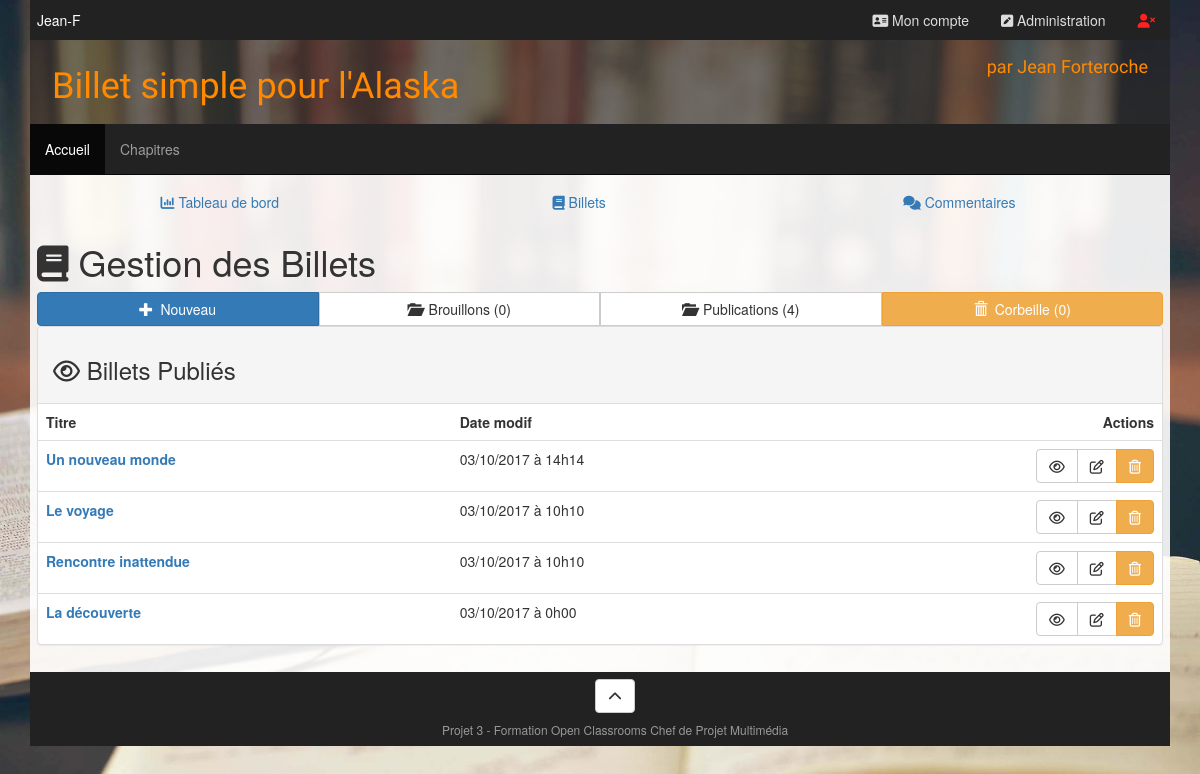
Screenshot of /?module=billets&page=dossier&dossier=publication (signed in) with the database file from the repository.
### tables this page shows
CREATE TABLE `ocp3_Billets` (
  `id` int(11) NOT NULL,
  `titre` varchar(255) NOT NULL,
  `contenu` text,
  `extrait` text,
  `auteur_id` int(11) NOT NULL,
  `date_publie` datetime NOT NULL,
  `date_modif` datetime DEFAULT NULL,
  `image_id` int(11) DEFAULT NULL,
  `statut` varchar(255) NOT NULL
);

### index.php (called while the page is built, shortened)
<?php
$request = new Request($_SESSION, $_GET, $_POST, $_FILES);
$response = $request->runController();
$response->runResponseAction();
?>

### modules/billets/classes/billetmgr.class.php (called while the page is built, shortened)
<?php
class BilletMgr {
	private static $_map;
	public function __construct() {
		self::set_map();
		self::set_last_billets_id();
	}
	public static function getNbBrouillon()		{ return self::countNbBilletWithStatut('Brouillon'); 	}
	public static function getNbPublication()	{ return self::countNbBilletWithStatut('Publication');	}
	public static function getNbCorbeille()		{ return self::countNbBilletWithStatut('Corbeille'); 	}
	private static function set_map()							{ return self::setteur_map(); 					}
	private static function set_last_billets_id($id = null)		{ return self::setteur_last_billets_id($id); 	}
	private static function setteur_map()
	{
		if (!isset(self::$_map))
		{
			$sql = 'SELECT COLUMN_NAME, DATA_TYPE, CHARACTER_MAXIMUM_LENGTH
					FROM INFORMATION_SCHEMA.COLUMNS
					WHERE TABLE_NAME = "' . self::TABLE_BILLETS . '" AND TABLE_SCHEMA = "' . self::DB_NAME . '"
					ORDER BY ORDINAL_POSITION';
			$req = SQLmgr::prepare($sql);
			if($req->execute() !== FALSE) {
				while($mapping = $req->fetch())
				{
					self::$_map[$mapping["COLUMN_NAME"]] = $mapping["DATA_TYPE"] . ',' . $mapping['CHARACTER_MAXIMUM_LENGTH'];
				}
			}
		}
		return self::$_map;
	}
	private static function setteur_last_billets_id($id = null)
	{
		if (is_null($id))
		{
			$sql = 'SELECT MAX(id) FROM ' . self::TABLE_BILLETS;
			$req = SQLmgr::prepare($sql);
			$req->execute();
			$id = $req->fetch(PDO::FETCH_ASSOC);
			$id = (int) $id['MAX(id)'];
		}
	}
	public function select_multi(array $where = null, array $limit = null, array $orderby = null)
	{
		$sql_where = '';
		if (!is_null($where))
		{
			foreach ($where as $key => $value) {
				if ($sql_where == '')
				{
					$sql_where = " WHERE {$key} = '{$value}'";
				}
				else
				{
					$sql_where .= " AND {$key} = '{$value}'";
				}
			}
		}
		$sql_limit = '';
		if (!is_null($limit))
		{
			$limit[1] = (int) $limit[1];
			$offset = (int) $limit[1] - 1;
			$offset *= $limit[0];
			$sql_limit = ' LIMIT ' . $limit[0] . ' OFFSET ' . $offset;
		}
		$sql_orderby = '';
		if (!is_null($orderby))
		{
			foreach ($orderby as $key => $value) {
				if ($sql_orderby == '')
				{
					$sql_orderby = ' ORDER BY ' . $key . ' ' . $value;
				}
				else
				{
					$sql_orderby .= ', ' . $key . ' ' . $value;
				}
			}
		}
		$sql = 'SELECT
					id,
					titre,
					contenu,
					extrait,
					auteur_id,
					date_modif AS last_date,
					DATE_FORMAT(date_publie, "%d/%m/%Y à %k\h%H") AS date_publie,
					DATE_FORMAT(date_modif, "%d/%m/%Y à %k\h%H") AS date_modif,
					image_id,
					statut
				FROM ' . self::TABLE_BILLETS . $sql_where . $sql_orderby . $sql_limit;
		$req = SQLmgr::prepare($sql);
		$rep = $req->execute();
		if ($rep)
		{
			$billets = [];
			while ($donnees = $req->fetch(PDO::FETCH_ASSOC)) {
				$billet = New Billet;
				$billet->setValues($donnees);
				array_push($billets, $billet);
			}
			return $billets;
		}
		else
		{
			return;
		}
	}
	public static function countNbBilletWithStatut(string $statut)
	{
		$sql = "SELECT COUNT(*) FROM " . self::TABLE_BILLETS . " WHERE statut = '{$statut}'";
		$req = SQLmgr::prepare($sql);
		$req->execute();
		return $req->fetch()[0];
	}
}

### core/classes/sqlmgr.class.php (called while the page is built, shortened)
<?php
class SQLmgr {
	protected static $_pdo;
	public static function getPDO() {
		return self::$_pdo;
	}
	protected static function set_pdo() {
		try
		{
			$bdd = 'mysql:host=' . BDD['host'] . ';dbname=' . BDD['name'] . ';charset=utf8';
			self::$_pdo = new PDO($bdd,BDD['login'],BDD['password']);
		}
		catch (PDOException $msg)
		{
			print "Erreur !: " . $msg->getMessage() . "<br />
			>>> vérifier les paramètres du fichier config.sql.php <br />";
			die();
		}
	}
	public static function prepare($sql) {
		return self::getPDO()->prepare($sql);
	}
}

### modules/billets/controllers/dossier.controller.php (called while the page is built, shortened)
<?php
class DossierController {
	public function actionView($request)
	{
		$dossier = $request->get()['dossier'];
		$offset = $request->get()['nav'];
		$dossier = ucfirst($dossier);
		if (is_null($offset) OR empty($offset))
		{
			$offset = 1;
		}
		$limit = 20;
		$billetMgr = new BilletMgr;
		$billets = $billetMgr->select_multi(['statut' => $dossier], [$limit, $offset], ['last_date' => 'DESC']);
		$methodReqNbBillet = "getNb{$dossier}";
		$totalBillets = $billetMgr::$methodReqNbBillet();
		if ($totalBillets > 0)
		{
			$nbPages = $totalBillets / $limit;
			$pagination = [];
			for ($page=0; $page <= $nbPages; $page++) {
				array_push($pagination, $page + 1);
			}
		}
		$nbBrouillons = BilletMgr::getNbBrouillon();
		$nbPublications = BilletMgr::getNbPublication();
		$nbCorbeille = BilletMgr::getNbCorbeille();
		$action = ['displayView' => $request->getViewFilename()];
		$objects = [
			'membre' 		=> $request->getMembre(),
			'billets' 		=> $billets,
			'pagination'	=> $pagination,
			'pagiActive'	=> $offset-1,
			'dossier'		=> $dossier,
			'nbBrouillons'		=> $nbBrouillons,
			'nbPublications'	=> $nbPublications,
			'nbCorbeille'		=> $nbCorbeille
		];
		$response = new Response($action, $objects);
		return $response;
	}
}

### core/classes/request.class.php (called while the page is built, shortened)
<?php
class Request {
	protected $_get;
	public function get()				{ return $this->_get; }
	public function getActionName()
	{
		$actionsValides = ['submit'];
		if (!isset($this->get()[self::GET_ACTION]) OR !in_array($this->get()[self::GET_ACTION], $actionsValides))
			{
				return 'view';
			}
		return $this->get()[self::GET_ACTION];
	}
	public function setGet(array $get = null)
	{
		if (!is_null($get))
		{
			$get = str_replace(array('.','/','<','>'), '', $get);
			$this->_get = $get;
		}
	}
	public function runController()
	{
		$controller = new $objectName;
		$actionMethod = 'action' . ucfirst($this->getActionName());
		$response = $controller->$actionMethod($this);
		return $response;
	}
}
?>

### core/functions/common.php (called while the page is built, shortened)
<?php
function gene_autoload(string $dossier, $class)
{
	$file = $dossier . strtolower($class) . '.class.php';
}
function autoload_modules($class)
{
	$dir = SITE_ROOT . 'modules/';
	$modules = scandir($dir);
}

### modules/billets/classes/billet.class.php (called while the page is built, shortened)
<?php
class Billet {
	public function set_id($id)						{ return $this->setteur_id($id); 				}
	public function set_titre($text)				{ return $this->setteur_titre($text); 			}
	public function set_contenu($text)				{ return $this->setteur_contenu($text); 		}
	protected function setteur_id($id)
	{
		$id = (int) $id;
		if (is_int($id) AND $id > 0)
		{
			return TRUE;
		}
		return FALSE;
	}
	protected function setteur_titre($text)
	{
		if (is_string($text) AND $text <> '' and strlen($text) <= self::TITRE_MAX_LENGHT)
		{
			$text = htmlspecialchars($text);
			return TRUE;
		}
		return FALSE;
	}
	protected function setteur_contenu($text)
	{
		if (is_string($text) AND $text <> '')
		{
			$forbidden_tags = array('<script>', '</script>', '<?php', '<?=', '?>');
			return TRUE;
		}
		return FALSE;
	}
	public function setValues(array $donnees) {
		foreach ($donnees as $key => $value)
		{
			$method = 'set_' . $key;
		}
		return $this;
	}
}

### modules/billets/views/dossier.view.php (the view, shortened to what this page needs)
<section>
	<h1><i class="fa fa-book" aria-hidden="true"></i> Gestion des Billets</h1>
	<div class="btn-group btn-group-justified" role="group">
		<a href="?module=billets&page=edition" type="button" class="btn btn-primary" aria-label="Nouveau"><span class="glyphicon glyphicon-plus" aria-hidden="true"></span>Nouveau</a>
		<a href="?module=billets&page=dossier&dossier=brouillon" type="button" class="btn btn-default" aria-label="Brouillon"><span class="glyphicon glyphicon-folder-open" aria-hidden="true"></span>Brouillons (<?= $nbBrouillons; ?>)</a>
		<a href="?module=billets&page=dossier&dossier=publication" type="button" class="btn btn-default" aria-label="Publie"><span class="glyphicon glyphicon-folder-open" aria-hidden="true"></span>Publications (<?= $nbPublications; ?>)</a>
		<a href="?module=billets&page=dossier&dossier=corbeille" type="button" class="btn btn-warning" aria-label="Corbeille"><span class="glyphicon glyphicon-trash" aria-hidden="true"></span>Corbeille (<?= $nbCorbeille; ?>)</a>
	</div>
	<div class="panel panel-default">
		<div class="panel-heading">
			<?php if ($dossier == Billet::STATUT['sauvegarder']) : ?>
				<h3><i class="fa fa-pencil-square-o" aria-hidden="true"></i> Brouillons</h3>
			<?php elseif ($dossier == Billet::STATUT['publier']) : ?>
				<h3><i class="fa fa-eye" aria-hidden="true"></i></i> Billets Publiés</h3>
			<?php elseif ($dossier == Billet::STATUT['supprimer']) : ?>
				<h3><i class="fa fa-trash-o" aria-hidden="true"></i> Billets Supprimés</h3>
		<?php endif; ?>
		</div>
		<?php if (empty($billets)) : ?>
			<div class="panel-body"><p>Aucun billet</p></div>
		<?php else : ?>
			<div class="table-responsive">
				<table class="table table-hover">
					<thead>
						<tr>
							<td><strong>Titre</strong></td>
							<td><strong>Date modif</strong></td>
							<td class="text-right"><strong>Actions</strong></td>
						</tr>
					</thead>
					<tbody>
					<?php foreach ($billets as $billet) : ?>
						<tr>
							<td><a href="?module=billets&page=edition&id=<?= $billet->get_id(); ?>"><strong><?= $billet->get_titre(); ?></strong></a></td>
							<td><?= $billet->get_date_modif(); ?></td>
							<td>
								<div class="btn-group pull-right" role="group" aria-label="billet-<?= $billet->get_id(); ?>">
									<a href="?module=billets&page=lecture&id=<?= $billet->get_id(); ?>" class="btn btn-default" role="button" alt="voir le billet"><i class="fa fa-eye" aria-hidden="true"></i></a>
									<a href="?module=billets&page=edition&id=<?= $billet->get_id(); ?>" class="btn btn-default" role="button" alt="éditer le billet"><i class="fa fa-pencil-square-o" aria-hidden="true"></i></a>
									<?php if ($dossier != Billet::STATUT['supprimer']) : ?>
										<a href="?module=billets&page=supprimer&action=submit&id=<?= $billet->get_id(); ?>" class="btn btn-warning" role="button" alt="supprimer le billet"><i class="fa fa-trash-o" aria-hidden="true"></i></a>
									<?php else : ?>
										<a href="?module=billets&page=effacer&action=submit&id=<?= $billet->get_id(); ?>" class="btn btn-danger" role="button" alt="effacer le billet"><i class="fa fa-eraser" aria-hidden="true"></i></a>
									<?php endif; ?>
								</div>
							</td>
						</tr>
					<?php endforeach; ?>
				 	</tbody>
				</table>
			</div>
		<?php endif; ?>
	</div>
</section>

### rows the page displays
ocp3_billets: titre "Un nouveau monde", date_modif "03/10/2017 à 14h14"
ocp3_billets: titre "Le voyage", date_modif "03/10/2017 à 10h10"
ocp3_billets: titre "Rencontre inattendue", date_modif "03/10/2017 à 10h10"
ocp3_billets: titre "La découverte", date_modif "03/10/2017 à 0h00"

### other values shown
$membre->get_pseudo() "Jean-F"
$nbBrouillons "0"
$nbPublications "4"
$nbCorbeille "0"
